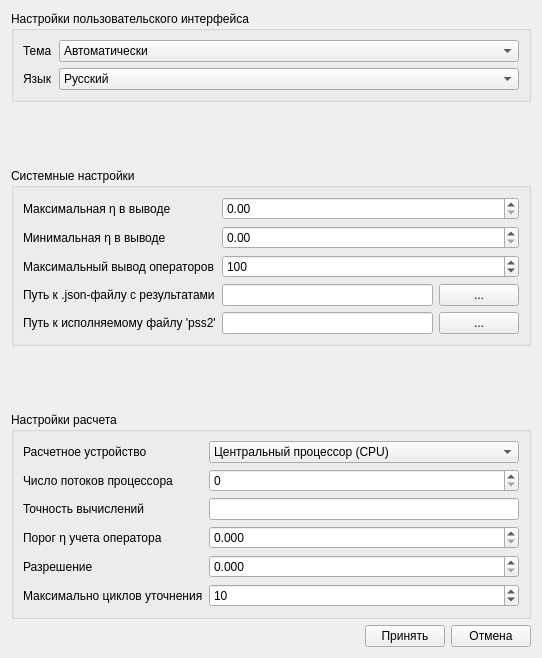
<?xml version="1.0" encoding="UTF-8"?>
<ui version="4.0">
 <class>SettingsWindow</class>
 <widget class="QWidget" name="SettingsWindow">
  <property name="geometry">
   <rect>
    <x>0</x>
    <y>0</y>
    <width>542</width>
    <height>658</height>
   </rect>
  </property>
  <property name="windowTitle">
   <string>Настройки</string>
  </property>
  <layout class="QGridLayout" name="gridLayout_3">
   <item row="2" column="0" colspan="3">
    <widget class="QGroupBox" name="groupBox">
     <property name="title">
      <string>Системные настройки</string>
     </property>
     <layout class="QGridLayout" name="gridLayout">
      <item row="6" column="0">
       <widget class="QLabel" name="label_3">
        <property name="text">
         <string>Путь к .json-файлу с результатами</string>
        </property>
       </widget>
      </item>
      <item row="6" column="2">
       <widget class="QPushButton" name="btn_browse_json">
        <property name="text">
         <string>...</string>
        </property>
       </widget>
      </item>
      <item row="6" column="1">
       <widget class="QLineEdit" name="line_json_path"/>
      </item>
      <item row="7" column="1">
       <widget class="QLineEdit" name="line_exec_path"/>
      </item>
      <item row="5" column="1" colspan="2">
       <widget class="QSpinBox" name="spin_max_ops_out">
        <property name="minimum">
         <number>1</number>
        </property>
        <property name="maximum">
         <number>999999999</number>
        </property>
        <property name="singleStep">
         <number>50</number>
        </property>
        <property name="value">
         <number>100</number>
        </property>
       </widget>
      </item>
      <item row="3" column="1" colspan="2">
       <widget class="QDoubleSpinBox" name="spin_max_eta_out">
        <property name="decimals">
         <number>2</number>
        </property>
        <property name="maximum">
         <double>1.000000000000000</double>
        </property>
        <property name="singleStep">
         <double>0.010000000000000</double>
        </property>
       </widget>
      </item>
      <item row="7" column="0">
       <widget class="QLabel" name="label_7">
        <property name="text">
         <string>Путь к исполняемому файлу 'pss2'</string>
        </property>
       </widget>
      </item>
      <item row="5" column="0">
       <widget class="QLabel" name="label_14">
        <property name="text">
         <string>Максимальный вывод операторов</string>
        </property>
       </widget>
      </item>
      <item row="4" column="0">
       <widget class="QLabel" name="label_5">
        <property name="text">
         <string>Минимальная η в выводе</string>
        </property>
       </widget>
      </item>
      <item row="4" column="1" colspan="2">
       <widget class="QDoubleSpinBox" name="spin_min_eta_out">
        <property name="decimals">
         <number>2</number>
        </property>
        <property name="maximum">
         <double>1.000000000000000</double>
        </property>
        <property name="singleStep">
         <double>0.010000000000000</double>
        </property>
       </widget>
      </item>
      <item row="3" column="0">
       <widget class="QLabel" name="label_4">
        <property name="text">
         <string>Максимальная η в выводе</string>
        </property>
       </widget>
      </item>
      <item row="7" column="2">
       <widget class="QPushButton" name="btn_browse_exe">
        <property name="text">
         <string>...</string>
        </property>
       </widget>
      </item>
     </layout>
    </widget>
   </item>
   <item row="0" column="0" colspan="3">
    <widget class="QGroupBox" name="groupBox_3">
     <property name="title">
      <string>Настройки пользовательского интерфейса</string>
     </property>
     <layout class="QGridLayout" name="gridLayout_4">
      <item row="1" column="0">
       <widget class="QLabel" name="label_16">
        <property name="sizePolicy">
         <sizepolicy hsizetype="Minimum" vsizetype="Preferred">
          <horstretch>0</horstretch>
          <verstretch>0</verstretch>
         </sizepolicy>
        </property>
        <property name="text">
         <string>Язык</string>
        </property>
       </widget>
      </item>
      <item row="0" column="0">
       <widget class="QLabel" name="label_15">
        <property name="sizePolicy">
         <sizepolicy hsizetype="Fixed" vsizetype="Preferred">
          <horstretch>0</horstretch>
          <verstretch>0</verstretch>
         </sizepolicy>
        </property>
        <property name="text">
         <string>Тема</string>
        </property>
       </widget>
      </item>
      <item row="1" column="1" colspan="2">
       <widget class="QComboBox" name="combo_language">
        <item>
         <property name="text">
          <string>Русский</string>
         </property>
        </item>
       </widget>
      </item>
      <item row="0" column="1" colspan="2">
       <widget class="QComboBox" name="combo_gui_theme">
        <property name="sizePolicy">
         <sizepolicy hsizetype="Minimum" vsizetype="Minimum">
          <horstretch>0</horstretch>
          <verstretch>0</verstretch>
         </sizepolicy>
        </property>
        <item>
         <property name="text">
          <string>Автоматически</string>
         </property>
        </item>
       </widget>
      </item>
     </layout>
    </widget>
   </item>
   <item row="4" column="0" colspan="3">
    <widget class="QGroupBox" name="groupBox_2">
     <property name="title">
      <string>Настройки расчета</string>
     </property>
     <layout class="QGridLayout" name="gridLayout_2">
      <item row="2" column="1">
       <widget class="QSpinBox" name="spin_cpus"/>
      </item>
      <item row="5" column="1">
       <widget class="QDoubleSpinBox" name="spin_resolution">
        <property name="decimals">
         <number>3</number>
        </property>
        <property name="maximum">
         <double>1.000000000000000</double>
        </property>
        <property name="singleStep">
         <double>0.001000000000000</double>
        </property>
       </widget>
      </item>
      <item row="6" column="0">
       <widget class="QLabel" name="label_13">
        <property name="text">
         <string>Максимально циклов уточнения</string>
        </property>
       </widget>
      </item>
      <item row="3" column="0">
       <widget class="QLabel" name="label_10">
        <property name="text">
         <string>Точность вычислений</string>
        </property>
       </widget>
      </item>
      <item row="1" column="1">
       <widget class="QComboBox" name="combo_device">
        <property name="sizePolicy">
         <sizepolicy hsizetype="Ignored" vsizetype="Fixed">
          <horstretch>0</horstretch>
          <verstretch>0</verstretch>
         </sizepolicy>
        </property>
        <item>
         <property name="text">
          <string>Центральный процессор (CPU)</string>
         </property>
        </item>
       </widget>
      </item>
      <item row="2" column="0">
       <widget class="QLabel" name="label_2">
        <property name="text">
         <string>Число потоков процессора</string>
        </property>
       </widget>
      </item>
      <item row="5" column="0">
       <widget class="QLabel" name="label_12">
        <property name="text">
         <string>Разрешение</string>
        </property>
       </widget>
      </item>
      <item row="3" column="1">
       <widget class="QLineEdit" name="line_precision"/>
      </item>
      <item row="4" column="0">
       <widget class="QLabel" name="label_11">
        <property name="text">
         <string>Порог η учета оператора</string>
        </property>
       </widget>
      </item>
      <item row="6" column="1">
       <widget class="QSpinBox" name="spin_ref_cycles">
        <property name="maximum">
         <number>1000</number>
        </property>
        <property name="singleStep">
         <number>1</number>
        </property>
        <property name="value">
         <number>10</number>
        </property>
       </widget>
      </item>
      <item row="4" column="1">
       <widget class="QDoubleSpinBox" name="spin_threshold">
        <property name="decimals">
         <number>3</number>
        </property>
        <property name="singleStep">
         <double>0.001000000000000</double>
        </property>
       </widget>
      </item>
      <item row="1" column="0">
       <widget class="QLabel" name="label">
        <property name="text">
         <string>Расчетное устройство</string>
        </property>
       </widget>
      </item>
     </layout>
    </widget>
   </item>
   <item row="1" column="0">
    <spacer name="verticalSpacer">
     <property name="orientation">
      <enum>Qt::Orientation::Vertical</enum>
     </property>
     <property name="sizeHint" stdset="0">
      <size>
       <width>20</width>
       <height>40</height>
      </size>
     </property>
    </spacer>
   </item>
   <item row="5" column="2">
    <widget class="QPushButton" name="btn_cancel">
     <property name="text">
      <string>Отмена</string>
     </property>
    </widget>
   </item>
   <item row="5" column="1">
    <widget class="QPushButton" name="btn_apply">
     <property name="text">
      <string>Принять</string>
     </property>
    </widget>
   </item>
   <item row="5" column="0">
    <spacer name="horizontalSpacer">
     <property name="orientation">
      <enum>Qt::Orientation::Horizontal</enum>
     </property>
     <property name="sizeHint" stdset="0">
      <size>
       <width>40</width>
       <height>20</height>
      </size>
     </property>
    </spacer>
   </item>
   <item row="3" column="0">
    <spacer name="verticalSpacer_2">
     <property name="orientation">
      <enum>Qt::Orientation::Vertical</enum>
     </property>
     <property name="sizeHint" stdset="0">
      <size>
       <width>20</width>
       <height>40</height>
      </size>
     </property>
    </spacer>
   </item>
  </layout>
 </widget>
 <resources/>
 <connections/>
</ui>
